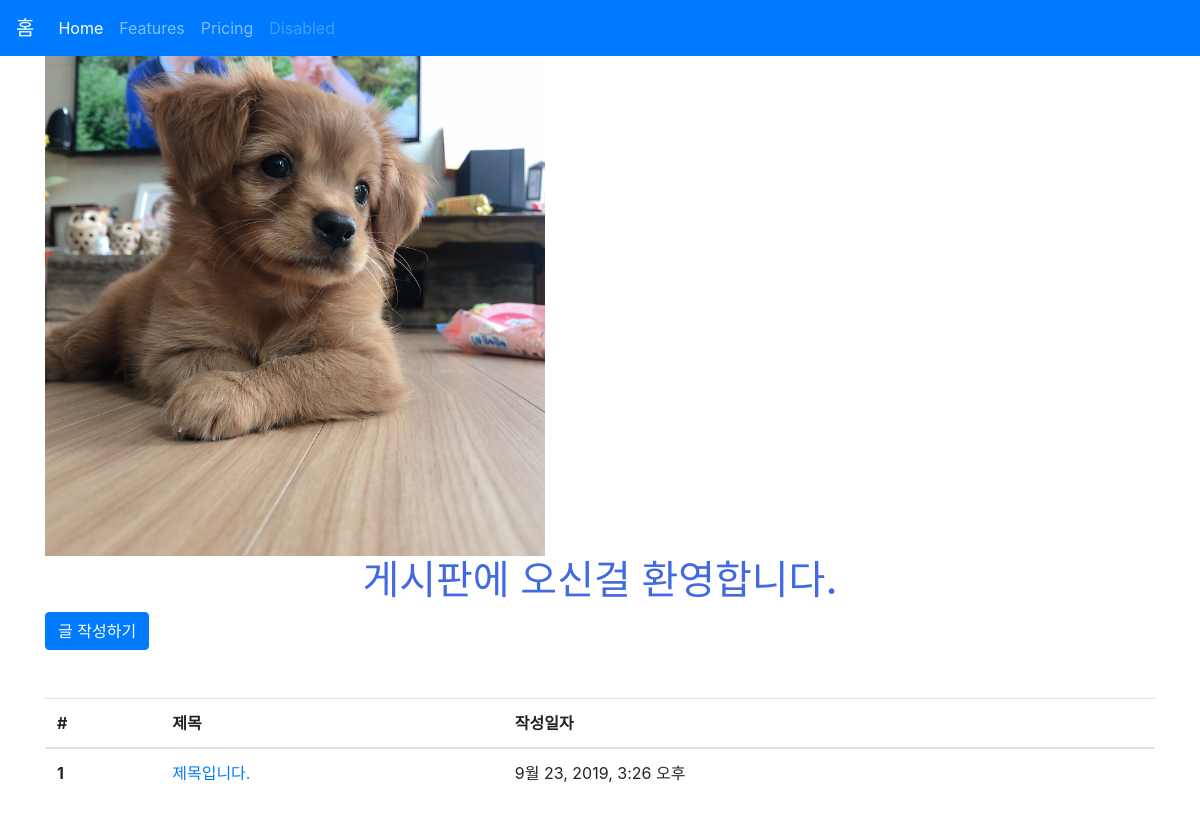
The app's page /articles/ with its own data.
### articles/models.py (models this page shows, shortened)
class Article(models.Model):
    title = models.CharField(max_length=10)
    content = models.TextField()
    image = models.ImageField(blank=True)
    image_thumbnail = ImageSpecField(
        processors=[ResizeToFill(300, 300)],
        format='JPEG',
        options={'quality': 80}
    )
    created_at = models.DateTimeField(auto_now_add=True)
    updated_at = models.DateTimeField(auto_now=True)

### articles/views.py (the view)
# urls.py: path('', views.index, name='index'),
def index(request):
    articles = Article.objects.order_by('-id') # 최신글 위로 오도록
    context = {
        'articles': articles
    }
    return render(request, 'articles/index.html', context)

### articles/templates/articles/index.html (shortened to what this page needs)
{% extends 'articles/base.html' %}
{% load static %}
{% block css %}
<link rel="stylesheet" href="{% static 'articles/style.css' %}">
{% endblock %}
{% block body %}
<img src="{% static 'articles/bg.jpg' %}" alt="배경" width="500">
<h1 class="text-center title">게시판에 오신걸 환영합니다.</h1>
<a class="btn btn-primary" href="{% url 'articles:create' %}" role="button">글 작성하기</a>
<table class="table mt-5">
  <thead>
    <tr>
      <th scope="col">#</th>
      <th scope="col">제목</th>
      <th scope="col">작성일자</th>
    </tr>
  </thead>
  {% for article in articles %}
  <tr>
    <th scope="row">{{ article.id}}</th>
    <td>
      <a href="{% url 'articles:detail' article.pk %}">
        {{ article.title }}
      </a>
    </td>
      <td>{{ article.created_at }}</td>
    </tr>
    {% endfor %}
</table>
{% endblock %}

### articles/static/articles/style.css (style rules this page uses)
.title { color: royalblue; }

### records on screen
Article: id "1", title "제목입니다.", created_at "9월 23, 2019, 3:26 오후"
